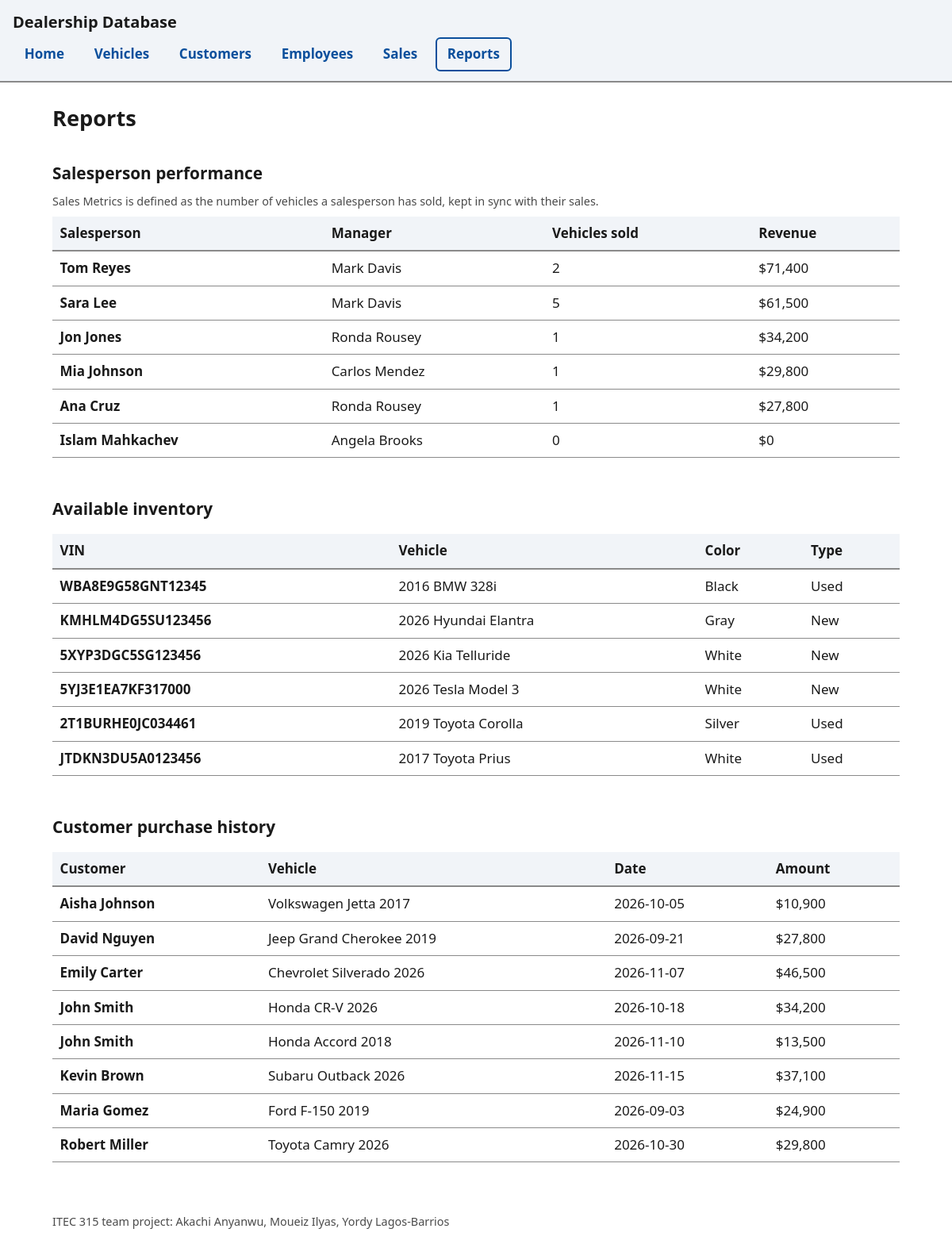
Page /reports on the committed database.
### tables this page shows
CREATE TABLE Salesperson(
EmployeeID INTEGER PRIMARY KEY NOT NULL,
ManagerID INTEGER NOT NULL,
SalesMetrics INTEGER NOT NULL,
FOREIGN KEY (EmployeeID) REFERENCES Employee(EmployeeID),
FOREIGN KEY (ManagerID) REFERENCES Manager(EmployeeID)
);

CREATE TABLE Vehicle(
VIN VARCHAR(17) PRIMARY KEY NOT NULL,
Make VARCHAR(40) NOT NULL,
Model VARCHAR(40) NOT NULL,
VehicleYear INTEGER NOT NULL,
Status VARCHAR(40) NOT NULL CHECK (Status IN ('Available', 'Pending', 'Sold')),
Color VARCHAR(40) NOT NULL
);

CREATE TABLE "Transaction"(
TransactionID INTEGER PRIMARY KEY NOT NULL,
Amount INTEGER NOT NULL,
VIN VARCHAR(17) NOT NULL UNIQUE,
CustomerID Char(9) NOT NULL,
SalespersonID INTEGER NOT NULL,
SalesDate DATE NOT NULL,
FOREIGN KEY (VIN) REFERENCES Vehicle(VIN),
FOREIGN KEY (CustomerID) REFERENCES Customer(CustomerID),
FOREIGN KEY (SalespersonID) REFERENCES Salesperson(EmployeeID)
);

CREATE TABLE Customer (
CustomerID CHAR(9) PRIMARY KEY NOT NULL,
Name VARCHAR(100) NOT NULL 
);

### dealership_site/app.py (the view)
@app.route("/reports")
def reports():
    perf = query(
        """SELECT e.Name, boss.Name AS ManagerName, s.SalesMetrics AS VehiclesSold,
                  COALESCE(SUM(t.Amount), 0) AS Revenue
           FROM Salesperson s
           JOIN Employee e ON e.EmployeeID=s.EmployeeID
           JOIN Employee boss ON boss.EmployeeID=s.ManagerID
           LEFT JOIN "Transaction" t ON t.SalespersonID=s.EmployeeID
           GROUP BY s.EmployeeID ORDER BY Revenue DESC"""
    )
    inventory = query(
        """SELECT v.VIN, v.Make, v.Model, v.VehicleYear, v.Color, v.Status,
                  CASE WHEN n.VIN IS NOT NULL THEN 'New' ELSE 'Used' END AS Type
           FROM Vehicle v LEFT JOIN New_Vehicle n ON n.VIN=v.VIN
           WHERE v.Status='Available' ORDER BY v.Make, v.Model"""
    )
    history = query(
        """SELECT c.Name, v.Make || ' ' || v.Model || ' ' || v.VehicleYear AS Vehicle,
                  t.SalesDate, t.Amount
           FROM "Transaction" t JOIN Customer c ON c.CustomerID=t.CustomerID
           JOIN Vehicle v ON v.VIN=t.VIN ORDER BY c.Name, t.SalesDate"""
    )
    return render_template("reports.html", perf=perf, inventory=inventory, history=history)

### dealership_site/app.py (called while the page is built)
def get_db():
    if "db" not in g:
        g.db = sqlite3.connect(DB_PATH)
        g.db.row_factory = sqlite3.Row
        g.db.execute("PRAGMA foreign_keys = ON")
    return g.db

def query(sql, args=()):
    return get_db().execute(sql, args).fetchall()

### dealership_site/templates/reports.html (shortened to what this page needs)
{% extends "base.html" %}
{% block content %}
<h1>Reports</h1>
<h2 id="perf">Salesperson performance</h2>
<p class="hint">Sales Metrics is defined as the number of vehicles a salesperson has sold, kept in sync with their sales.</p>
<div class="table-wrap">
<table aria-labelledby="perf">
  <thead><tr><th scope="col">Salesperson</th><th scope="col">Manager</th><th scope="col">Vehicles sold</th><th scope="col">Revenue</th></tr></thead>
  <tbody>
  {% for r in perf %}
  <tr><th scope="row">{{ r.Name }}</th><td>{{ r.ManagerName }}</td><td>{{ r.VehiclesSold }}</td><td>${{ '{:,}'.format(r.Revenue) }}</td></tr>
  {% else %}<tr><td colspan="4">No salespeople yet.</td></tr>{% endfor %}
  </tbody>
</table>
</div>
<h2 id="inv">Available inventory</h2>
<div class="table-wrap">
<table aria-labelledby="inv">
  <thead><tr><th scope="col">VIN</th><th scope="col">Vehicle</th><th scope="col">Color</th><th scope="col">Type</th></tr></thead>
  <tbody>
  {% for r in inventory %}
  <tr><th scope="row">{{ r.VIN }}</th><td>{{ r.VehicleYear }} {{ r.Make }} {{ r.Model }}</td><td>{{ r.Color }}</td><td>{{ r.Type }}</td></tr>
  {% else %}<tr><td colspan="4">No vehicles are available.</td></tr>{% endfor %}
  </tbody>
</table>
</div>
<h2 id="hist">Customer purchase history</h2>
<div class="table-wrap">
<table aria-labelledby="hist">
  <thead><tr><th scope="col">Customer</th><th scope="col">Vehicle</th><th scope="col">Date</th><th scope="col">Amount</th></tr></thead>
  <tbody>
  {% for r in history %}
  <tr><th scope="row">{{ r.Name }}</th><td>{{ r.Vehicle }}</td><td>{{ r.SalesDate }}</td><td>${{ '{:,}'.format(r.Amount) }}</td></tr>
  {% else %}<tr><td colspan="4">No purchases yet.</td></tr>{% endfor %}
  </tbody>
</table>
</div>
{% endblock %}

### dealership_site/static/style.css (style rules this page uses)
:root { --bg: #ffffff; --fg: #1a1a1a; --muted: #4a4a4a; --accent: #0b4f9c; --accent-fg: #ffffff; --border: #8a8a8a; --band: #f1f4f8; --danger: #9b1c1c; --ok: #1b5e20; }
* { box-sizing: border-box; }
body { margin: 0; font: 1.0625rem/1.55 system-ui, -apple-system, "Segoe UI", Roboto, sans-serif; background: var(--bg); color: var(--fg); }
h1 { font-size: 1.7rem; margin: .5rem 0 1rem; }
h2 { font-size: 1.3rem; margin: 2rem 0 .5rem; }
.table-wrap { overflow-x: auto; }
table { border-collapse: collapse; width: 100%; margin: .5rem 0 1rem; }
th, td { text-align: left; padding: .5rem .6rem; border-bottom: 1px solid var(--border); vertical-align: top; }
thead th { background: var(--band); border-bottom: 2px solid var(--border); }
.hint { color: var(--muted); font-size: .9rem; margin: .15rem 0 0; }

### rows in the picture
Salesperson: Name "Tom Reyes", ManagerName "Mark Davis", VehiclesSold "2", Revenue "71,400"
Salesperson: Name "Sara Lee", ManagerName "Mark Davis", VehiclesSold "5", Revenue "61,500"
Salesperson: Name "Jon Jones", ManagerName "Ronda Rousey", VehiclesSold "1", Revenue "34,200"
Salesperson: Name "Mia Johnson", ManagerName "Carlos Mendez", VehiclesSold "1", Revenue "29,800"
Salesperson: Name "Ana Cruz", ManagerName "Ronda Rousey", VehiclesSold "1", Revenue "27,800"
Salesperson: Name "Islam Mahkachev", ManagerName "Angela Brooks", VehiclesSold "0", Revenue "0"
Vehicle: VIN "WBA8E9G58GNT12345", VehicleYear "2016", Make "BMW", Model "328i", Color "Black", Type "Used"
Vehicle: VIN "KMHLM4DG5SU123456", VehicleYear "2026", Make "Hyundai", Model "Elantra", Color "Gray", Type "New"
Vehicle: VIN "5XYP3DGC5SG123456", VehicleYear "2026", Make "Kia", Model "Telluride", Color "White", Type "New"
Vehicle: VIN "5YJ3E1EA7KF317000", VehicleYear "2026", Make "Tesla", Model "Model 3", Color "White", Type "New"
Vehicle: VIN "2T1BURHE0JC034461", VehicleYear "2019", Make "Toyota", Model "Corolla", Color "Silver", Type "Used"
Vehicle: VIN "JTDKN3DU5A0123456", VehicleYear "2017", Make "Toyota", Model "Prius", Color "White", Type "Used"
Transaction: Name "Aisha Johnson", Vehicle "Volkswagen Jetta 2017", SalesDate "2026-10-05", Amount "10,900"
Transaction: Name "David Nguyen", Vehicle "Jeep Grand Cherokee 2019", SalesDate "2026-09-21", Amount "27,800"
Transaction: Name "Emily Carter", Vehicle "Chevrolet Silverado 2026", SalesDate "2026-11-07", Amount "46,500"
Transaction: Name "John Smith", Vehicle "Honda CR-V 2026", SalesDate "2026-10-18", Amount "34,200"
Transaction: Name "John Smith", Vehicle "Honda Accord 2018", SalesDate "2026-11-10", Amount "13,500"
Transaction: Name "Kevin Brown", Vehicle "Subaru Outback 2026", SalesDate "2026-11-15", Amount "37,100"
Transaction: Name "Maria Gomez", Vehicle "Ford F-150 2019", SalesDate "2026-09-03", Amount "24,900"
Transaction: Name "Robert Miller", Vehicle "Toyota Camry 2026", SalesDate "2026-10-30", Amount "29,800"

### other values in the picture
{{ label }} "Home" "Vehicles" "Customers" "Employees" "Sales" "Reports"
